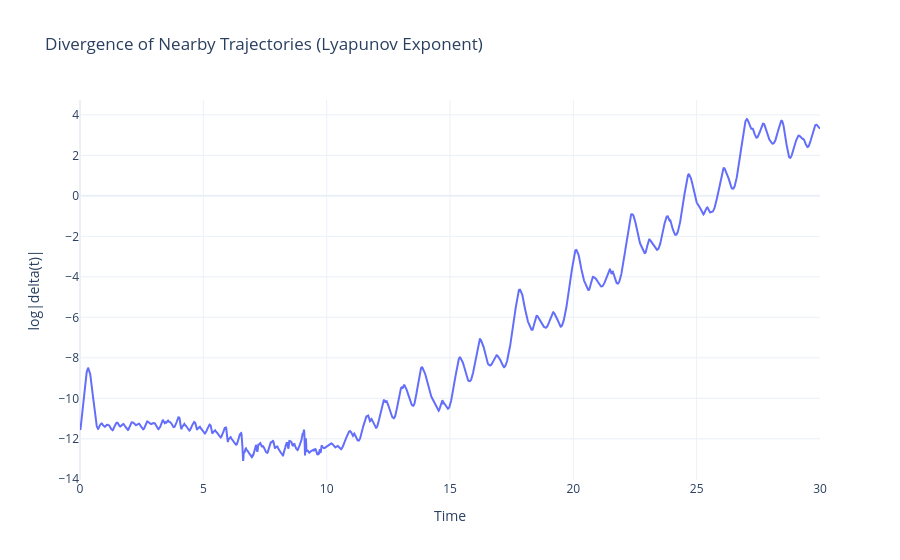

Write notebook code for a chart like this one.
### Code cell
import numpy as np
from scipy.integrate import solve_ivp
import plotly.graph_objects as go

# Lorenz system definition
def lorenz(t, state, sigma=10.0, rho=28.0, beta=8.0 / 3.0):
    x, y, z = state
    dxdt = sigma * (y - x)
    dydt = x * (rho - z) - y
    dzdt = x * y - beta * z
    return [dxdt, dydt, dzdt]

# Initial conditions: two nearly identical points
x0 = [1.0, 1.0, 1.0]
x1 = [1.00001, 1.0, 1.0] # small perturbation

# Integration time
t_span = (0, 30)
t_eval = np.linspace(*t_span, 5000)

# Integrate both trajectories
sol0 = solve_ivp(lorenz, t_span, x0, t_eval=t_eval, method='RK45')
sol1 = solve_ivp(lorenz, t_span, x1, t_eval=t_eval, method='RK45')

# Compute Euclidean distance between trajectories
dist = np.linalg.norm(sol0.y - sol1.y, axis=0)
dist = np.where(dist == 0, 1e-12, dist) # avoid log(0)

# Create interactive plot with Plotly
fig = go.Figure()
fig.add_trace(go.Scatter(x=t_eval, y=np.log(dist), mode='lines', name='log|delta(t)|'))

fig.update_layout(
    title='Divergence of Nearby Trajectories (Lyapunov Exponent)',
    xaxis_title='Time',
    yaxis_title='log|delta(t)|',
    template='plotly_white'
    )

fig.show()

### Figure 1 — Plotly figure (JSON) as saved in the notebook; plotly's stock layout.template omitted (floating-point values rounded to 4 significant figures; data arrays with more than 128 entries replaced by an {"elided": "..."} marker saying what was removed)
{"data": [{"mode": "lines", "name": "log|delta(t)|", "type": "scatter", "x": {"elided": "5000 float values"}, "y": {"elided": "5000 float values"}}], "layout": {"title": {"text": "Divergence of Nearby Trajectories (Lyapunov Exponent)"}, "xaxis": {"title": {"text": "Time"}}, "yaxis": {"title": {"text": "log|delta(t)|"}}}}
